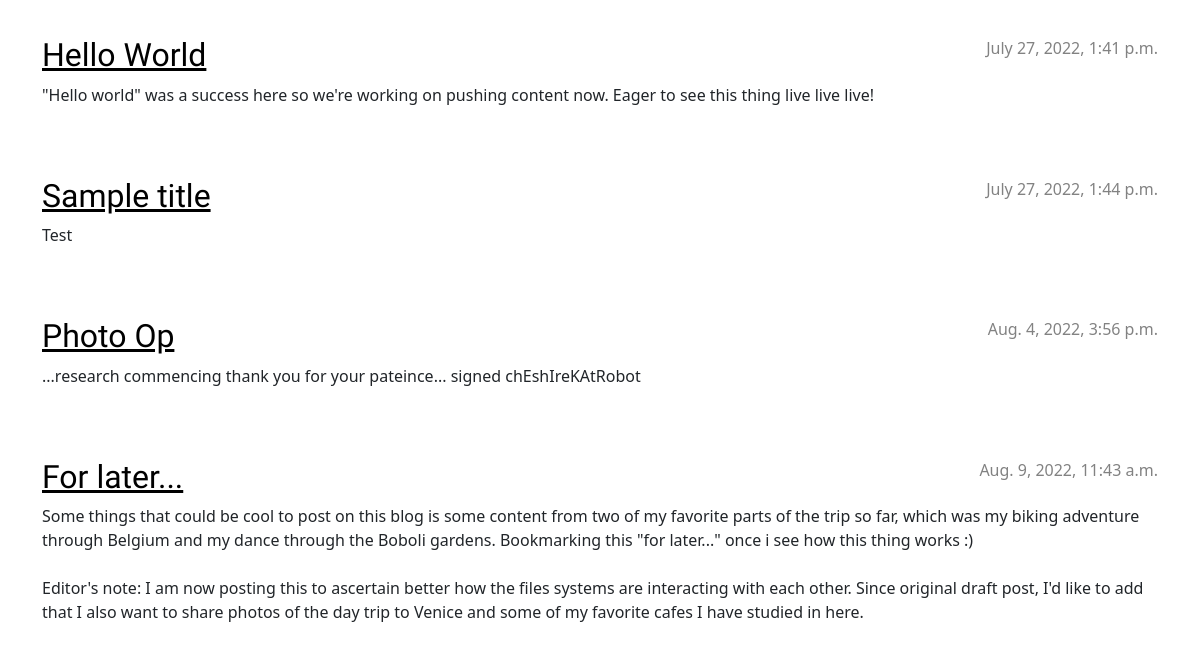
Before: / (lower part) with the older database file.
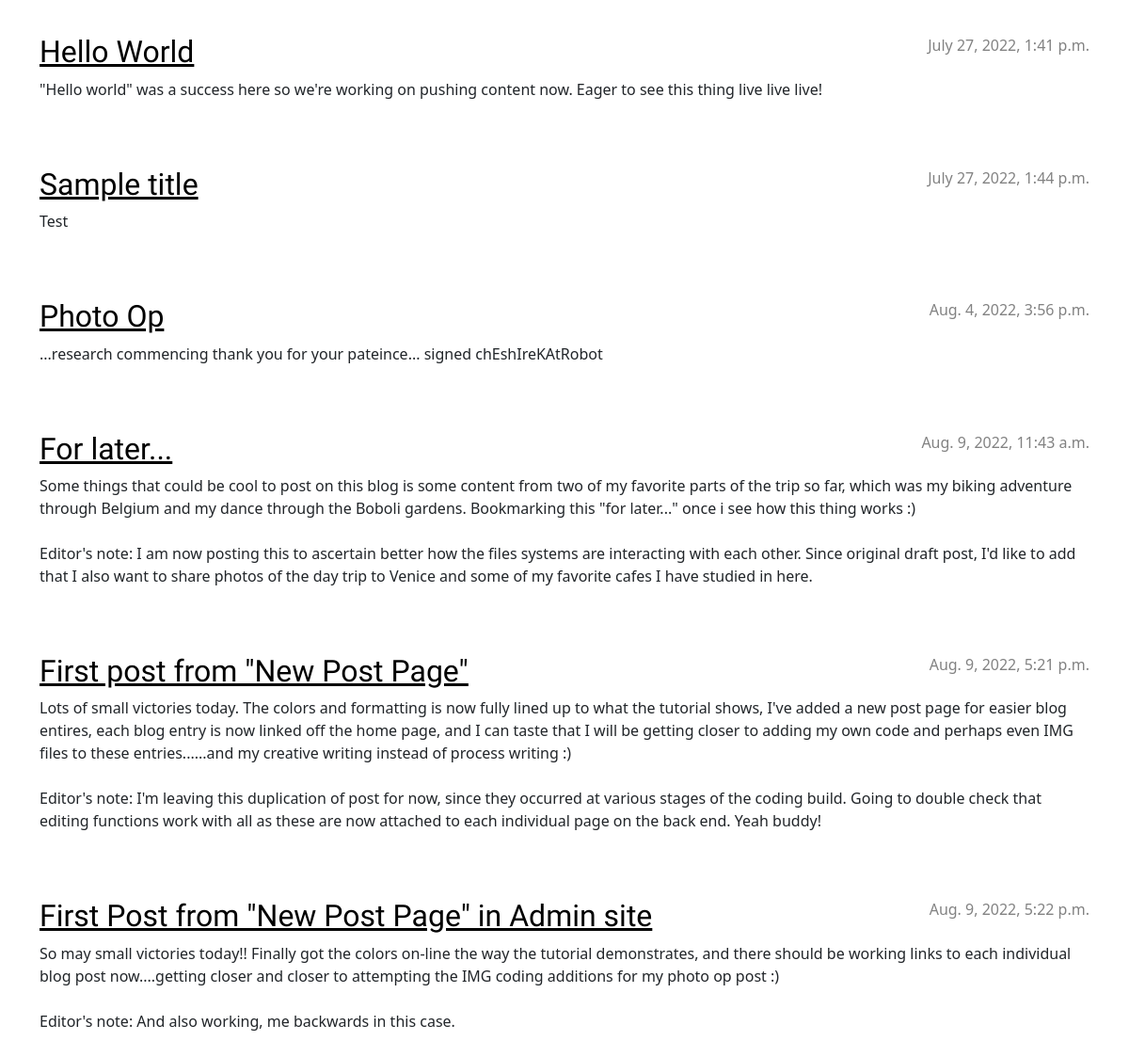
After: the same page with the newer database file.
### blog/models.py (models this page shows, shortened)
class Post(models.Model):
    author = models.ForeignKey(settings.AUTH_USER_MODEL, on_delete=models.CASCADE)
    title = models.CharField(max_length=200)
    text = models.TextField()
    created_date = models.DateTimeField(default=timezone.now)
    published_date = models.DateTimeField(blank=True, null=True)

### blog/views.py (the view)
# urls.py: path('', views.post_list, name='post_list'),
def post_list(request):
    posts = Post.objects.filter(published_date__lte=timezone.now()).order_by('published_date')
    return render(request, 'blog/post_list.html', {'posts': posts})

### blog/templates/blog/post_list.html
{% extends 'blog/base.html' %}
{% block content %}
    {% for post in posts %}
      <article class="post">
           <time class="date">
               {{ post.published_date }}
            </time>
            <h2><a href="{% url 'post_detail' pk=post.pk %}">{{ post.title }}</a></h2>
            <p>{{ post.text|linebreaksbr }}</p>
      </article>
    {% endfor %}
{% endblock %}

### blog/templates/blog/base.html (shortened to what this page needs)
{% load static %}
<!DOCTYPE html>
<html>
    <head>
        <link rel="stylesheet" href="https://cdn.jsdelivr.net/npm/bootstrap@5.1.3/dist/css/bootstrap.min.css">
        <link rel="stylesheet" href="{% static 'css/blog.css' %}">
    </head>
    <body>
          <main class="container">
              <div class="row">
                  <div class="col">
                  {% block content %}
                  {% endblock %}
                  </div>
              </div>
          </main>
    </body>
</html>

### blog/static/css/blog.css (style rules this page uses)
h1, h2, h3, h4 { font-family: 'Lobster', cursive; }
.date { color: #828282; }
.post { margin-bottom: 70px; }
.post h2 a, .post h2 a:visited { color: #000000; }
.post > .date, .post > .actions { float: right; }

Changed rows visible on the page:
added Post: published_date "Aug. 9, 2022, 5:21 p.m.", title "First post from \"New Post Page\"", text "Lots of small victories today. The colors and formatting is now fully lined up to what the tutorial shows, I've added a new post page for easier blog entires, each blog entry is now linked off the home page, and I can taste that I will be getting closer to adding my own code and perhaps even IMG files to these entries......and my creative writing instead of process writing :) Editor's note: I'm leaving this duplication of post for now, since they occurred at various stages of the coding build. Going to double check that editing functions work with all as these are now attached to each individual page on the back end. Yeah buddy!"
added Post: published_date "Aug. 9, 2022, 5:22 p.m.", title "First Post from \"New Post Page\" in Admin site", text "So may small victories today!! Finally got the colors on-line the way the tutorial demonstrates, and there should be working links to each individual blog post now....getting closer and closer to attempting the IMG coding additions for my photo op post :) Editor's note: And also working, me backwards in this case."
